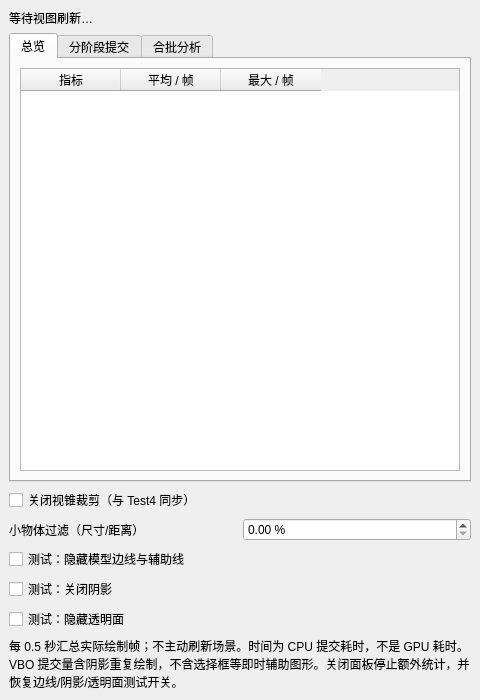
<?xml version="1.0" encoding="UTF-8"?>
<ui version="4.0">
 <class>RenderStatsDock</class>
 <widget class="QDockWidget" name="RenderStatsDock">
  <property name="windowTitle"><string>渲染统计</string></property>
  <property name="minimumSize"><size><width>480</width><height>700</height></size></property>
  <widget class="QWidget" name="dockWidgetContents">
   <layout class="QVBoxLayout" name="verticalLayout">
    <item><widget class="QLabel" name="summary"><property name="text"><string>等待视图刷新…</string></property></widget></item>
    <item><widget class="QTabWidget" name="tabs">
     <widget class="QWidget" name="overviewTab"><attribute name="title"><string>总览</string></attribute>
      <layout class="QVBoxLayout" name="overviewLayout"><item><widget class="QTableWidget" name="metrics">
     <property name="editTriggers"><set>QAbstractItemView::NoEditTriggers</set></property>
     <property name="selectionMode"><enum>QAbstractItemView::NoSelection</enum></property>
     <attribute name="verticalHeaderDefaultSectionSize"><number>24</number></attribute>
     <column><property name="text"><string>指标</string></property></column>
     <column><property name="text"><string>平均 / 帧</string></property></column>
     <column><property name="text"><string>最大 / 帧</string></property></column>
    </widget></item></layout>
     </widget>
     <widget class="QWidget" name="stagesTab"><attribute name="title"><string>分阶段提交</string></attribute>
      <layout class="QVBoxLayout" name="stagesLayout">
       <item><widget class="QTableWidget" name="stages">
        <property name="editTriggers"><set>QAbstractItemView::NoEditTriggers</set></property>
        <property name="selectionMode"><enum>QAbstractItemView::NoSelection</enum></property>
        <column><property name="text"><string>阶段</string></property></column>
        <column><property name="text"><string>调用/帧</string></property></column>
        <column><property name="text"><string>三角形/帧</string></property></column>
        <column><property name="text"><string>线段/帧</string></property></column>
       </widget></item>
       <item><widget class="QLabel" name="stagesNote"><property name="text"><string>显示本周期平均提交量。各阶段合计等于总览的 VBO 提交量；阴影包含阴影贴图和叠加绘制。耗时较高但提交量很少的阶段，需要进一步检查遍历或驱动等待。</string></property><property name="wordWrap"><bool>true</bool></property></widget></item>
      </layout>
     </widget>
     <widget class="QWidget" name="batchesTab"><attribute name="title"><string>合批分析</string></attribute>
      <layout class="QVBoxLayout" name="batchesLayout">
       <item><widget class="QLabel" name="batchSummary"><property name="text"><string>等待场景就绪…</string></property><property name="wordWrap"><bool>true</bool></property></widget></item>
       <item><widget class="QTableWidget" name="batchReasons">
        <property name="editTriggers"><set>QAbstractItemView::NoEditTriggers</set></property>
        <property name="selectionMode"><enum>QAbstractItemView::NoSelection</enum></property>
        <column><property name="text"><string>未合批首要原因</string></property></column>
        <column><property name="text"><string>节点数</string></property></column>
        <column><property name="text"><string>其中非叶子</string></property></column>
       </widget></item>
       <item><widget class="QLabel" name="batchNote"><property name="text"><string>仅在此页显示时分析，结果按场景及编辑路径缓存。统计裁剪前的剩余显示节点，每个节点归入一个原因，不重复计数。叶子节点本身不足以合批，重点查看非叶子节点为何被阻断。此诊断不改变合批规则。</string></property><property name="wordWrap"><bool>true</bool></property></widget></item>
      </layout>
     </widget>
    </widget></item>
    <item><widget class="QCheckBox" name="noCull"><property name="text"><string>关闭视锥裁剪（与 Test4 同步）</string></property></widget></item>
    <item><layout class="QHBoxLayout" name="smallObjectLayout">
     <item><widget class="QLabel" name="smallObjectLabel"><property name="text"><string>小物体过滤（尺寸/距离）</string></property></widget></item>
     <item><widget class="QDoubleSpinBox" name="smallObjectPercent"><property name="toolTip"><string>包围盒对角线长度/相机到包围盒最近距离，小于阈值时跳过整个子树。0 关闭；值越大，过滤越多。关闭统计面板后仍生效。</string></property><property name="decimals"><number>2</number></property><property name="maximum"><double>10.000000000000000</double></property><property name="singleStep"><double>0.050000000000000</double></property><property name="suffix"><string> %</string></property></widget></item>
    </layout></item>
    <item><widget class="QCheckBox" name="noEdges"><property name="text"><string>测试：隐藏模型边线与辅助线</string></property></widget></item>
    <item><widget class="QCheckBox" name="noShadows"><property name="text"><string>测试：关闭阴影</string></property></widget></item>
    <item><widget class="QCheckBox" name="noTransparent"><property name="text"><string>测试：隐藏透明面</string></property><property name="toolTip"><string>跳过透明材质面的绘制，边线保留；不修改模型材质。</string></property></widget></item>
    <item><widget class="QLabel" name="notes">
     <property name="text"><string>每 0.5 秒汇总实际绘制帧；不主动刷新场景。时间为 CPU 提交耗时，不是 GPU 耗时。VBO 提交量含阴影重复绘制，不含选择框等即时辅助图形。关闭面板停止额外统计，并恢复边线/阴影/透明面测试开关。</string></property>
     <property name="wordWrap"><bool>true</bool></property>
    </widget></item>
   </layout>
  </widget>
 </widget>
 <resources/>
 <connections/>
</ui>
